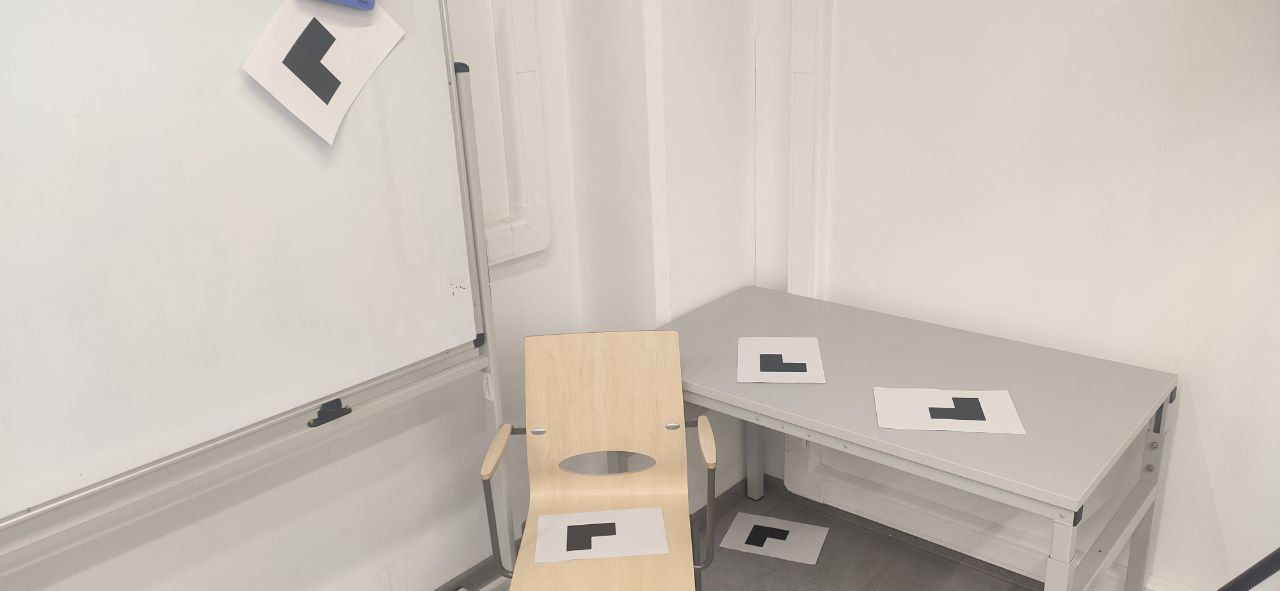
//> input picture lab4/marker_detector/image1.jpg, 1280 x 591 px
$ ./marker_detector ../image1.jpg out.png   (built with g++ and OpenCV 4)
//> lines starting //> are read from the running program, lines starting //| are printed output that depends on the picture; after the words box and inside, x2 and y2 are one past the last pixel; in counts of white or black regions, pixels touching at a corner belong together
#include <iostream>
#include <limits>

#include <opencv4/opencv2/core.hpp>
#include <opencv4/opencv2/imgproc.hpp>
#include <opencv4/opencv2/highgui.hpp>


bool checkMarker(const std::vector<cv::Point>& points) {
    cv::Point mean{0, 0};
    for (auto pt : points) {
        mean.x += pt.x;
        mean.y += pt.y;
    }
    mean.x /= points.size();
    mean.y /= points.size();

    int idx = -1;
    float min_dist = std::numeric_limits<float>::infinity();
    for (auto i = 0; i < points.size(); i++) {
        float dist = cv::norm(mean - points[i]);
        if (dist < min_dist) {
            min_dist = dist;
            idx = i;
        }
    }

    if (idx == -1) {
        return false;
    }

    cv::Mat lengths(points.size(), 1, CV_64FC1);
    for (auto i = 0; i < lengths.rows; i++) {
        int j = (i == 0) ? lengths.rows - 1 : i - 1;
        lengths.at<double>(i, 0) = cv::norm(points[i] - points[j]);
    }

    double L = cv::sum(lengths)[0];

    int err = 0.1 * L;

    const cv::Point& center = points[idx];

    int sz = points.size();
    const cv::Point& d1 = points[(idx - 2 + sz) % sz];
    const cv::Point& d2 = points[(idx - 1 + sz) % sz];
    const cv::Point& d3 = points[(idx + 1 + sz) % sz];
    const cv::Point& d4 = points[(idx + 2 + sz) % sz];
    const cv::Point& d5 = points[(idx + 3 + sz) % sz];

    cv::Point line_center = (d1 + d4) / 2;

    if (cv::norm(line_center - center) > err / 2) {
        return false;
    }

    if (cv::abs(cv::norm(d1 - d2) - cv::norm(center - d3)) > err) {
        return false;
    }

    if (cv::abs(cv::norm(d3 - d4) - cv::norm(center - d2)) > err) {
        return false;
    }

    if (cv::abs(cv::norm(d4 - d5) - 2 * cv::norm(d1 - d2)) > err) {
        return false;
    }

    if (cv::abs(cv::norm(d4 - d5) - 2 * cv::norm(center - d3)) > err) {
        return false;
    }

    if (cv::abs(cv::norm(d1 - d5) - 2 * cv::norm(d3 - d4)) > err) {
        return false;
    }

    return true;
}


int main(int argc, char* argv[]) {
    if (argc != 3) {
        std::cerr << "wrong usage. correct usage: ./marker_detector <input_path> <output_path>" << std::endl;
        exit(1);
    }

    cv::Mat image = cv::imread(argv[1], cv::IMREAD_GRAYSCALE);
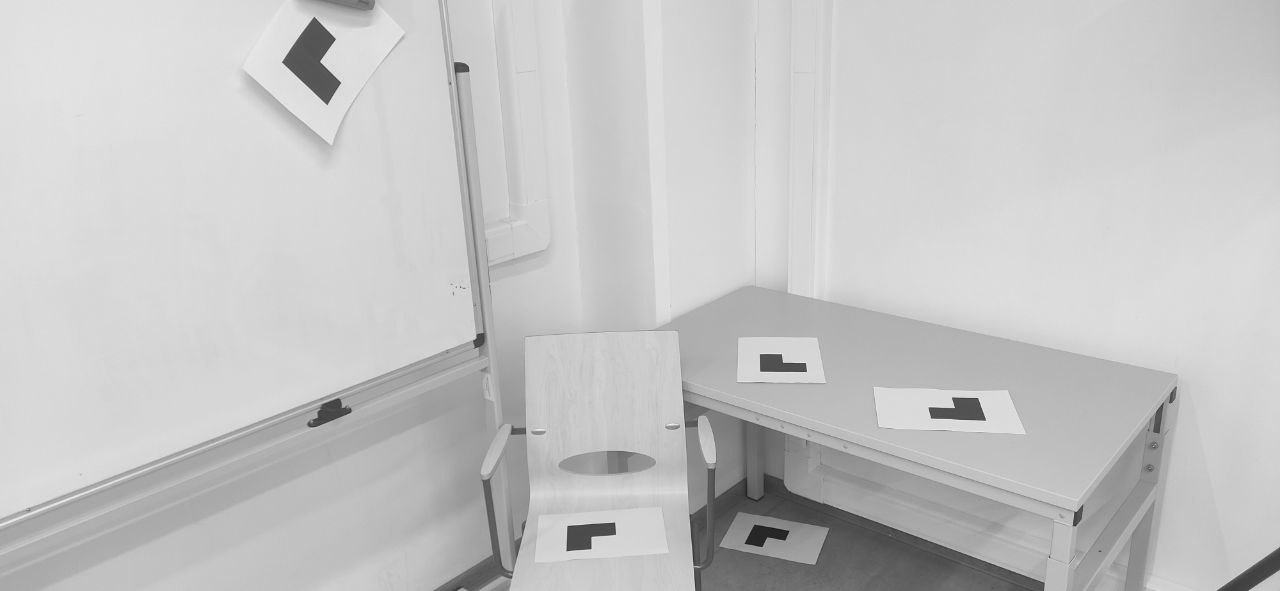
//> image: 591 rows x 1280 cols, CV_8UC1; min 14, max 253, mean 196.5

    cv::Mat blurred;
    cv::blur(image, blurred, cv::Size(3, 3));

    cv::Mat thresholded;
    int blocksize = int(std::min(image.rows, image.cols) * 0.8);
//> blocksize = 472
    blocksize = (blocksize % 2 == 0) ? blocksize - 1 : blocksize;
//> blocksize = 471
    blocksize = std::max(blocksize, 3);
    cv::adaptiveThreshold(blurred, thresholded, 255, cv::ADAPTIVE_THRESH_GAUSSIAN_C, cv::THRESH_BINARY, blocksize, 20);
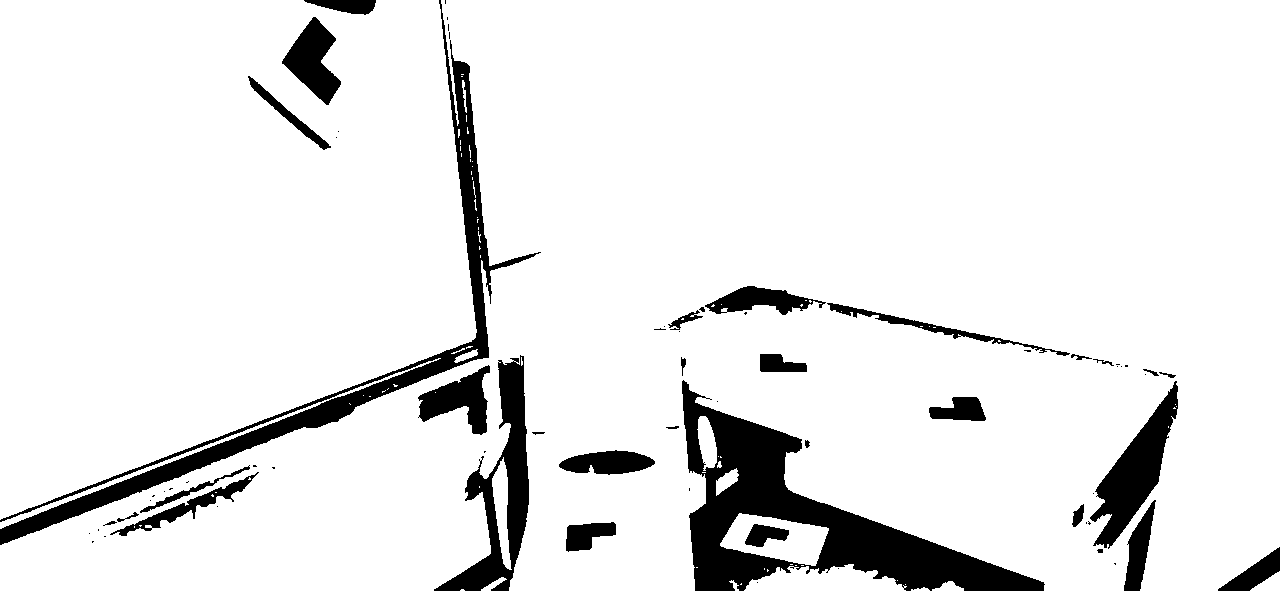
//> thresholded: 591 rows x 1280 cols, CV_8UC1; 90.8% white; 70 black regions (37 under 20 px)

    std::vector<std::vector<cv::Point>> contours;
    cv::findContours(thresholded, contours, cv::RETR_LIST, cv::CHAIN_APPROX_NONE);
//> contours = 161 contours, 116 with area under 20; largest, box (x1, y1, x2, y2) and area: (0, 0, 1280, 591) 496832, (0, 0, 477, 520) 196926, (1089, 380, 1179, 550) 5494, (720, 513, 829, 566) 3604, (744, 564, 907, 591) 2726

    cv::cvtColor(image, image, cv::COLOR_GRAY2BGR);
//> image: 591 rows x 1280 cols, CV_8UC3

    for (auto i = 0; i < contours.size(); i++ ) {
        std::vector<cv::Point> contour;
        cv::approxPolyDP(contours[i], contour, 3, true);
        if (contour.size() != 6) {
            continue;
        }
        if (!checkMarker(contour)) {
            continue;
        }
        cv::Scalar color = cv::Scalar(255, 0, 0);
        cv::drawContours(image, std::vector<std::vector<cv::Point>>{contour}, -1, color, 2);
        for (auto pt : contour) {
            cv::circle(image, pt, 3, {255, 0, 255}, -1);
        }
    }
//> this loop made 161 passes
//> contour on passes 1 to 3: 2 Points (x, y): [460, 590], [464, 590], 2 Points (x, y): [929, 590], [911, 589], 1 Point (x, y): [905, 584]
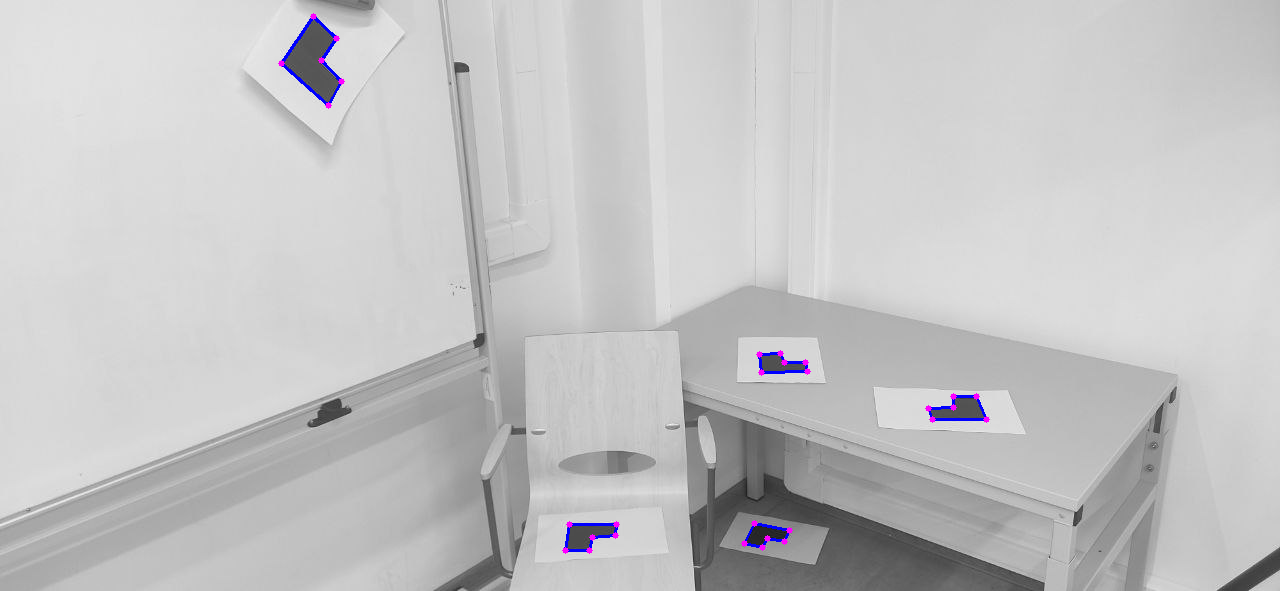
//> image: 591 rows x 1280 cols, CV_8UC3; mean B, G, R 196.9, 196, 196.3

    cv::imwrite(argv[2], image);

    return 0;
}
